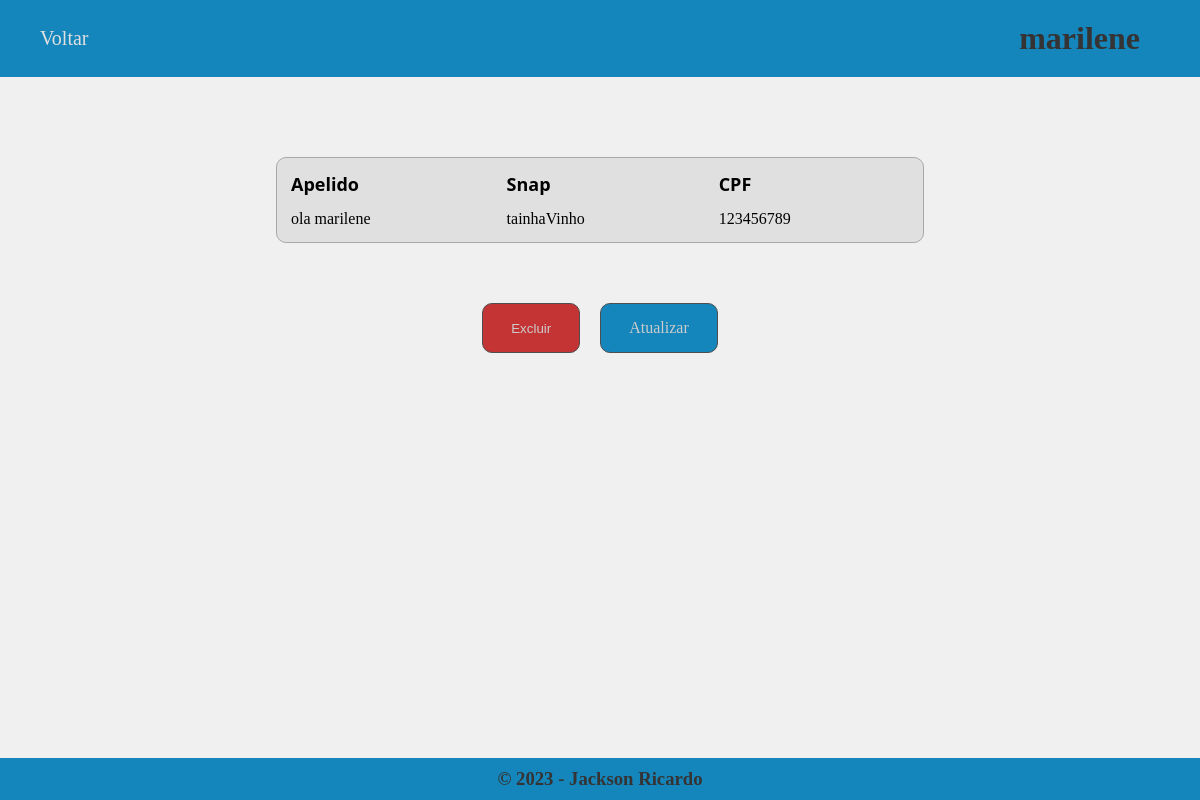
The page /funcionario/2/ on the database its author committed.
### clientes/models.py (models this page shows, shortened)
class Funcionario(models.Model):
    nome = models.CharField(max_length=255, verbose_name="Nome")
    apelido = models.CharField(max_length=255, verbose_name="Apelido")
    snap = models.CharField(max_length=255, verbose_name="Snap")
    cpf = models.CharField(max_length=255, verbose_name="CPF")

### clientes/views.py (the view)
# urls.py: path('funcionario/<int:pk>/', cliente_views.detalhes_funcionario, name="detalhes_funcionario"),
def detalhes_funcionario(request, pk):
    funcionario = get_object_or_404(Funcionario, pk=pk)
    clientes_atendidos = Cliente.objects.filter(funcionario=funcionario)  # Obter clientes atendidos por este funcionário
    contexto = {
        'funcionario': funcionario,
        'clientes_atendidos': clientes_atendidos,  # Adicionar os clientes atendidos por este funcionário ao contexto
    }
    return render(request, template_name="funcionarios/funcionario.html", context=contexto)

### clientes/templates/funcionarios/funcionario.html (shortened to what this page needs)
<!DOCTYPE html>
<html>
<head>
</head>
<body>
    <header>
        <a href="{% url 'home' %}">Voltar</a>
        <h1>{{funcionario.nome}}</h1>
    </header>
    <div>
        <table>
            <tr id="title">
                <td>
                    Apelido
                </td>
                <td>
                    Snap
                </td>
                <td>
                    CPF
                </td>
            </tr>
            <tr>
                <td>
                    {{funcionario.apelido}}
                </td>
                <td>
                    {{funcionario.snap}}
                </td>
                <td>
                    {{funcionario.cpf}}
                </td>
            </tr>
        </table>
        <div id="button">
            <button id="deletar" onclick="confirmDeleta()">Excluir</button>
            <a id="update" href="{% url 'update_funcionario' funcionario.pk %}">Atualizar</a>
        </div>
    </div>
    <footer>
        <h3>© 2023 - Jackson Ricardo</h3>
    </footer>
</body>
</html>

### clientes/templates/funcionarios/funcionario.html (style rules this page uses)
* { margin: 0; padding: 0; }
body { background-color: #f0f0f0; }
header { width: 100%; background-color: #1486bb; margin: 0; display: flex; justify-content: space-between; }
header h1 { color: #353333; padding: 20px 60px 20px 0; }
header a { text-decoration: none; color: #e0e0e0; font-size: 20px; margin: auto 0 auto 0; padding-left: 40px; }
div { width: 90%; margin: 60px auto 0 auto; padding: 20px; }
div table { background-color: #e0e0e0; width: 60%; margin: auto; padding: 10px; border: 1px solid #a8a8a8; border-radius: 10px; }
div table td { padding: 2px; }
div table tr#title td { font-family: 'Segoe UI', Tahoma, Geneva, Verdana, sans-serif; font-size: 18px; font-weight: 600; padding-bottom: 10px; }
div div#button { width: 100%; margin-top: 40px; display: flex; justify-content: center; padding: 20px 0px 20px 0; }
div div#button button#deletar { background-color:#c43434; padding: 15px 28px 15px 28px; border: 1px solid #4e4e4e; color: #cccccc; cursor: pointer; border-radius: 10px; }
div div#button a#update { background-color: #1486bb; padding: 15px 28px 15px 28px; border: 1px solid #4e4e4e; color: #cccccc; text-decoration: none; margin-left: 20px; cursor: pointer; border-radius: 10px; }
footer { background-color: #1486bb; text-align: center; position: absolute; bottom: 0px; left: 0px; width: 100%; }
footer h3 { padding: 10px 0 10px 0; color: #353333; }

### rows shown on the page
Funcionario: nome "marilene", apelido "ola marilene", snap "tainhaVinho", cpf "123456789"
